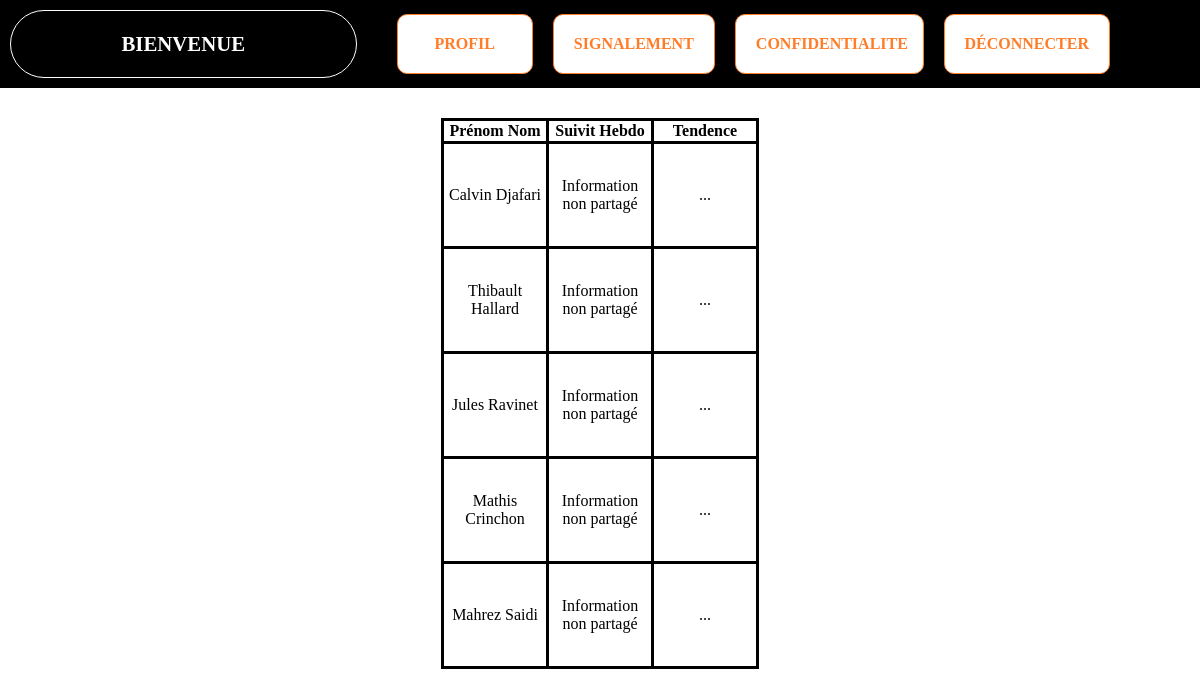
/synthese.php, run on the app's committed database.
### tables this page shows
CREATE TABLE profil (
	iduser int PRIMARY KEY auto_increment not null,
	prenom VARCHAR(30),
	nom VARCHAR(30),
	mail VARCHAR(50),
	sexe BOOLEAN,
	date_debut DATE,
	SHARE_coach BOOLEAN,
	statut VARCHAR(30),
	password VARCHAR(2000)
);

### synthese.php (the view, shortened to what this page needs)
<?php
include 'includes/BDDConnexion.php';
?>
<!doctype html>
<html lang="fr">
<head>
  <link rel="stylesheet" href="css/default.css">
  <link rel="stylesheet" href="css/style.css">
</head>
<body>
	<?php include 'includes/nav.php';?>
	<section>
		<article class="page-content page-confidentialite">
			<table>
				<thead>
					<tr>
						<th>Prénom Nom</th>
						<th>Suivit Hebdo</th>
						<th>Tendence</th>
					</tr>
				</thead>
				<?php
				$bdd = $db->prepare('SELECT * FROM profil');
				$bdd->execute();
				$userResults = $bdd->fetchAll();
				?>
				<tbody>
				<?php
					foreach ($userResults as $userResult)
					{
						$bdd = $db->prepare('SELECT * FROM questionaire WHERE userid = :userid ORDER BY questionnaire_id DESC LIMIT 4');
						$bdd->execute(['userid' => $userResult['iduser']]);
						$qResults = $bdd->fetchAll();
						echo '<tr>';
							echo '<td>' . $userResult['prenom'] . ' ' . $userResult['nom'] . '</td>';
							echo '<td>';
								if($userResult['SHARE_coach'])
								{
									if(isset($qResults))
									{
										echo '<table>';
										foreach ($qResults as $qResult)
										{
											echo '<tr>';
											echo '<td>';
											echo "<img class='img_emotion' src='img/emotion/" . $qResult['emoji1'] . ".png'>";
											echo '</td>';
											echo '<td>';
											echo "<img class='img_emotion' src='img/emotion/" . $qResult['emoji2'] . ".png'>";
											echo '</td>';
											echo '<td>';
											echo "<img class='img_emotion' src='img/emotion/" . $qResult['emoji3'] . ".png'>";
											echo '</td>';
											echo '</tr>';
										}
										echo '</table>';
									}
									else
									{
										echo 'Aucune information disponible';
									}
								}
								else
								{
									echo 'Information non partagé';
								}
							echo '</td>';
							echo '<td>...</td>';
						echo '</tr>';
					}
				?>
				</tbody>
			</table>
		</article>
	</section>
</body>
</html>

### includes/nav.php (shortened to what this page needs)
<nav class="menu-principal">
	<div class="logo-appli">
		<p>Bienvenue <?php echo $_SESSION['prenom']; ?> <?php echo $_SESSION['nom']; ?></p>
	</div>
	<div class="menu-appli">
	<a href="index.php">Profil</a>
	<a href="signalement.php">Signalement</a>
	<a href="confidentialite.php">Confidentialite</a>
	<a href="logout.php">Déconnecter</a>
	</div>
</nav>

### css/default.css (style rules this page uses)
body { background-color: #CCCCCC; margin: 0px; }
nav { background-color: #999999; }
section { background-color: #BBBBBB; }
table { border-collapse : collapse; }
td { border: 3px solid black; width: 100px; height: 100px; }
th { border: 3px solid black; }

### css/style.css (style rules this page uses)
body { background-color:white; }
.menu-principal { background-color:black; padding:10px; display:flex; width:100%; align-items: center; }
.logo-appli { width:25%; padding-left:50px; padding-right:50px; text-align: center; color:white; text-transform: uppercase; font-weight: bold; font-size: 1.3em; border:1px solid white; border-radius: 50px; }
.menu-appli { display:flex; padding-left:20px; padding-right:100px; width:75%; }
.menu-appli a { width:20%; text-decoration: none; text-transform: uppercase; border:1px solid #FF7D28; border-radius: 10px; background-color:white; color:#FF7D28; font-weight: bold; text-align: center; padding:20px; margin-left:20px; }
.page-content { padding:0 100px; margin-top:30px; background-color:white; }
.page-confidentialite table { margin-left:auto; margin-right: auto; text-align: center; }

### data on the page
profil: prenom "Calvin", nom "Djafari", SHARE_coach "Information non partagé"
profil: prenom "Thibault", nom "Hallard", SHARE_coach "Information non partagé"
profil: prenom "Jules", nom "Ravinet", SHARE_coach "Information non partagé"
profil: prenom "Mathis", nom "Crinchon", SHARE_coach "Information non partagé"
profil: prenom "Mahrez", nom "Saidi", SHARE_coach "Information non partagé"
